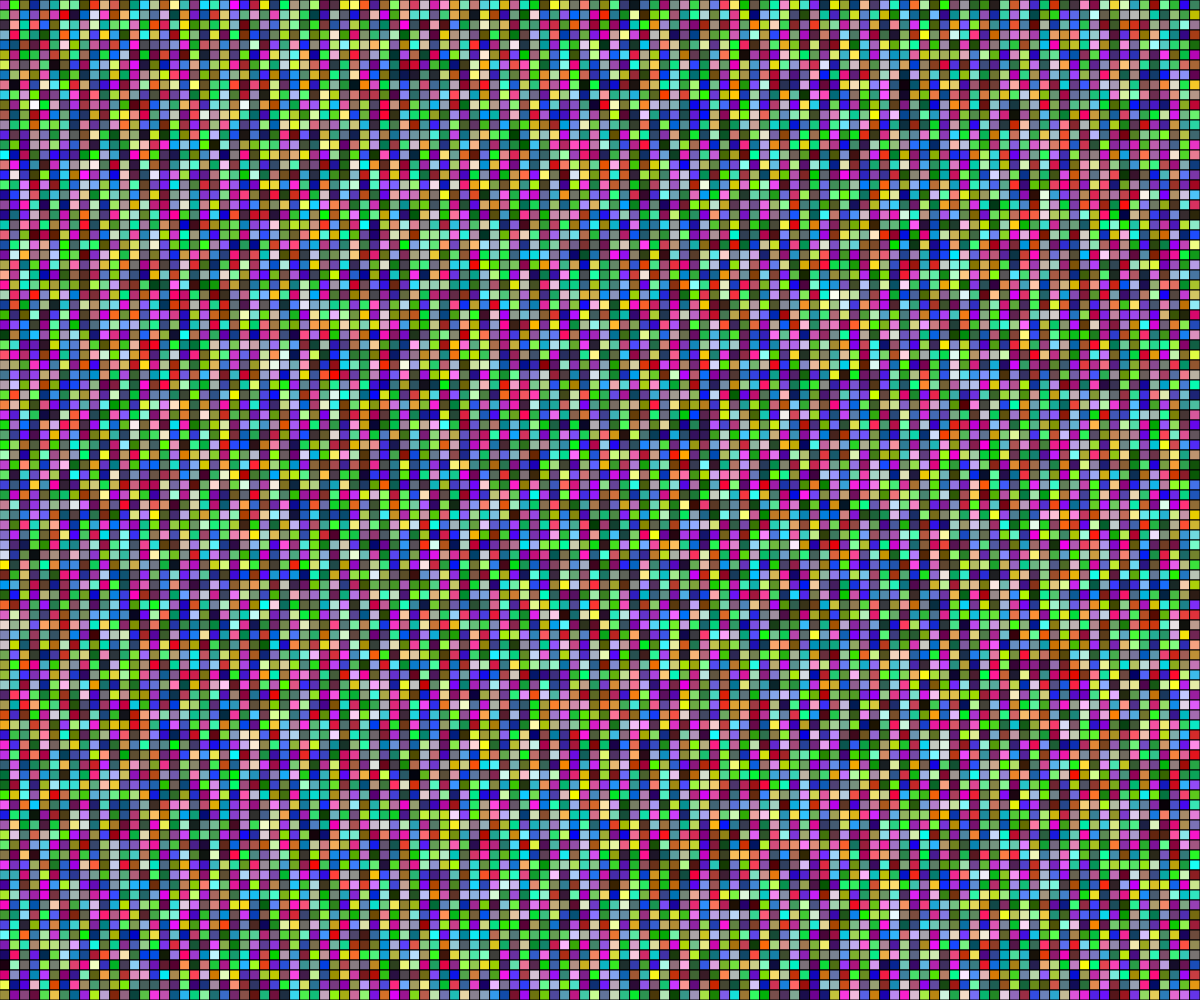
Frame 1 (no input)
Frame 60 (no input): identical to frame 1, image omitted
Frame 120 (the mouse pressed at the canvas centre since frame 60): identical to frame 1, image omitted

The p5.js sketch that drew this single still picture (run headless with seeded random() and noise() and a simulated clock; from frame 60 on, the mouse is pressed at the canvas centre):

// p5.js sketch
// ── sketch.js
let rectSize = 10;

function setup() {
  createCanvas(windowWidth, windowHeight);
  background(0);
  for (let x = 0; x < width; x += rectSize){
    for (let y = 0; y < height; y += rectSize){
      fill(random(0,255),random(0,255),random(0,255));
      rect(x,y,rectSize,rectSize);
    }
  }
}

function draw() {
  loopy();
}

function loopy(){
  if (key === "w"){
    rectSize += 5;
    setup();
    print("yeet");
  }
  else {
    rectSize = 10;
  }
}
